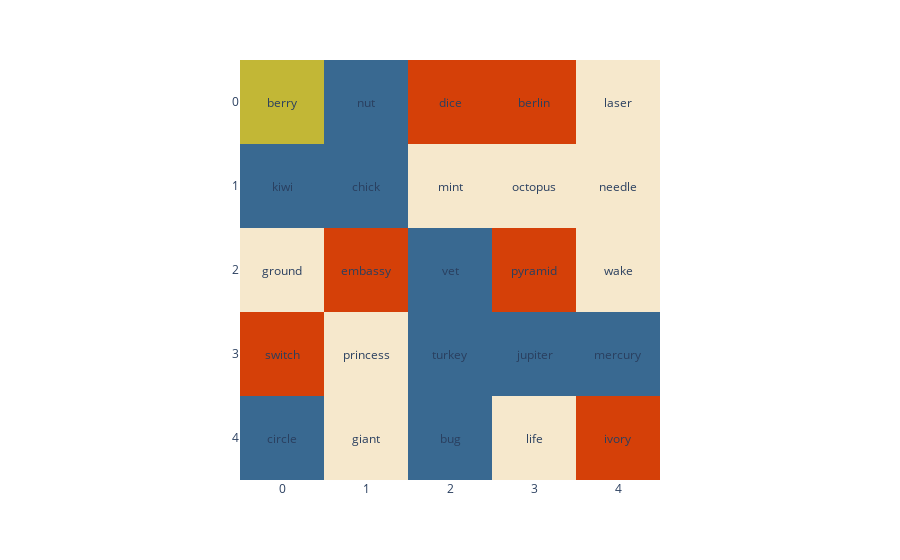

The cell this chart's notebook holds for it:
### Code cell
draw_board(all_cards, codenames_game.spymaster_map, codenames_game.revealed)

### Figure 1 — Plotly figure (JSON) as saved in the notebook; plotly's stock layout.template omitted (floating-point values rounded to 4 significant figures)
{"data": [{"hovertemplate": "x: %{x}<br>y: %{y}<br>color: %{z}<extra></extra>", "type": "image", "z": [[[194, 183, 54, 0.25], [57, 105, 145, 0.25], [213, 64, 8, 0.25], [213, 64, 8, 0.25], [246, 232, 204, 0.25]], [[57, 105, 145, 0.25], [57, 105, 145, 0.25], [246, 232, 204, 0.25], [246, 232, 204, 0.25], [246, 232, 204, 0.25]], [[246, 232, 204, 0.25], [213, 64, 8, 0.25], [57, 105, 145, 0.25], [213, 64, 8, 0.25], [246, 232, 204, 0.25]], [[213, 64, 8, 0.25], [246, 232, 204, 0.25], [57, 105, 145, 0.25], [57, 105, 145, 0.25], [57, 105, 145, 0.25]], [[57, 105, 145, 0.25], [246, 232, 204, 0.25], [57, 105, 145, 0.25], [246, 232, 204, 0.25], [213, 64, 8, 0.25]]], "zmax": [255, 255, 255, 1]}], "layout": {"annotations": [{"showarrow": false, "text": "berry", "x": 0, "y": 0}, {"showarrow": false, "text": "nut", "x": 1, "y": 0}, {"showarrow": false, "text": "dice", "x": 2, "y": 0}, {"showarrow": false, "text": "berlin", "x": 3, "y": 0}, {"showarrow": false, "text": "laser", "x": 4, "y": 0}, {"showarrow": false, "text": "kiwi", "x": 0, "y": 1}, {"showarrow": false, "text": "chick", "x": 1, "y": 1}, {"showarrow": false, "text": "mint", "x": 2, "y": 1}, {"showarrow": false, "text": "octopus", "x": 3, "y": 1}, {"showarrow": false, "text": "needle", "x": 4, "y": 1}, {"showarrow": false, "text": "ground", "x": 0, "y": 2}, {"showarrow": false, "text": "embassy", "x": 1, "y": 2}, {"showarrow": false, "text": "vet", "x": 2, "y": 2}, {"showarrow": false, "text": "pyramid", "x": 3, "y": 2}, {"showarrow": false, "text": "wake", "x": 4, "y": 2}, {"showarrow": false, "text": "switch", "x": 0, "y": 3}, {"showarrow": false, "text": "princess", "x": 1, "y": 3}, {"showarrow": false, "text": "turkey", "x": 2, "y": 3}, {"showarrow": false, "text": "jupiter", "x": 3, "y": 3}, {"showarrow": false, "text": "mercury", "x": 4, "y": 3}, {"showarrow": false, "text": "circle", "x": 0, "y": 4}, {"showarrow": false, "text": "giant", "x": 1, "y": 4}, {"showarrow": false, "text": "bug", "x": 2, "y": 4}, {"showarrow": false, "text": "life", "x": 3, "y": 4}, {"showarrow": false, "text": "ivory", "x": 4, "y": 4}], "margin": {"t": 60}}}
